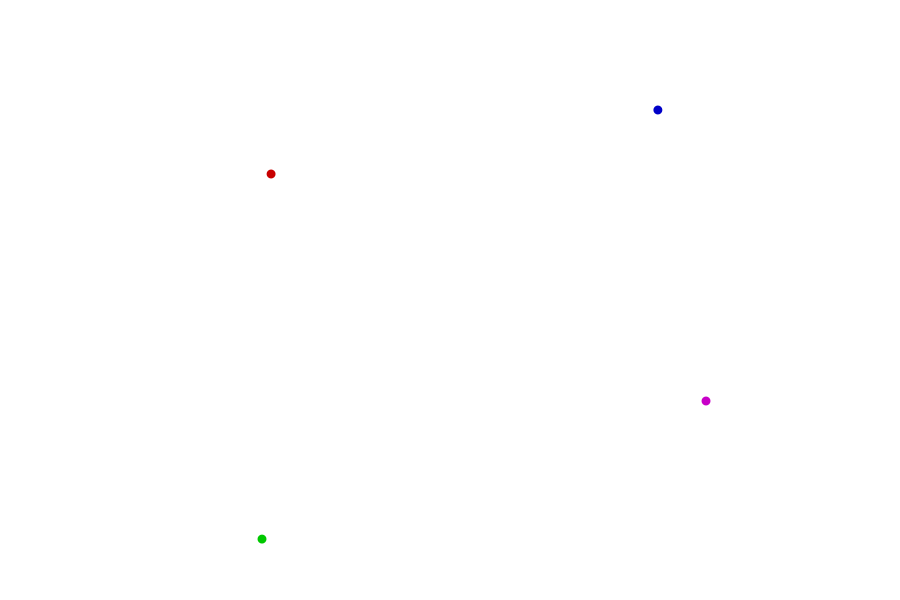
Frame 1 (no input)
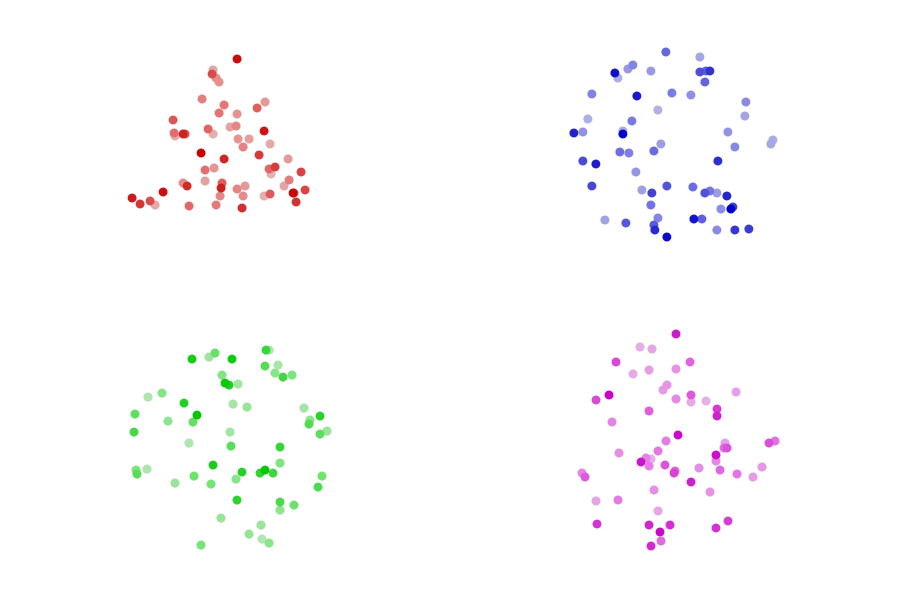
Frame 60 (the mouse pressed at the canvas centre just before this capture)
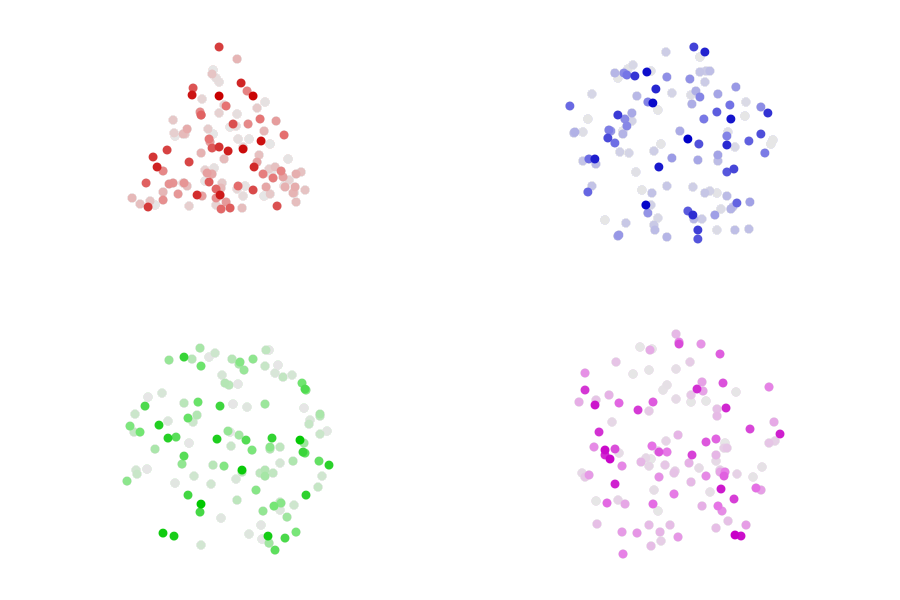
Frame 120 (the mouse held since frame 60 and released just before this capture)

The Processing sketch that drew these frames (run headless with seeded random() and noise(); from frame 60 on, the mouse is pressed at the canvas centre):

// Processing sketch: shape_random_poligono
// ── shape_random_poligono.pde
// Con la idea de elegir puntos al azar dentro de formas mas complejas, se eligen puntos al azar dentro de poligonos regulares

Polygon triangle, pentagon, hexagon, heptagon, cross;

void setup() {
  size(900, 600);
  noStroke();
  background(255);
  
  triangle = new RegularPolygon(3, 120);
  pentagon = new RegularPolygon(5, 120);
  hexagon = new RegularPolygon(6, 120);
  heptagon = new RegularPolygon(7, 120);
}

void draw() {
  fill(255, 5);
  rect(0, 0, width, height);
  int size = 9;
    
  PVector p = triangle.randomInsidePoint();
  fill(200, 0, 0);
  ellipse(width/4 + p.x, height/4 + p.y, size, size);
  
  p = pentagon.randomInsidePoint();
  fill(0, 0, 200);
  ellipse(width*3/4 + p.x, height/4 + p.y, size, size);
  
  p = hexagon.randomInsidePoint();
  fill(0, 200, 0);
  ellipse(width/4 + p.x, height*3/4 + p.y, size, size);
  
  p = heptagon.randomInsidePoint();
  fill(200, 0, 200);
  ellipse(width*3/4 + p.x, height*3/4 + p.y, size, size);
}

class Polygon {
  
  ArrayList<PVector> vertexPoints = new ArrayList<PVector>();
  ArrayList<PVector> insidePoints = new ArrayList<PVector>();
  float minX, maxX, minY, maxY;
  PGraphics img;
  int border = 10;
    
  void startPoint(float x, float y) {
    minX = x;
    maxX = x;
    minY = y;
    maxY = y;
    addPoint(x, y);
  }
  
  void addPoint(float x, float y) {
    minX = min(x, minX);
    minY = min(y, minY);
    maxX = max(x, maxX);
    maxY = max(y, maxY);
    PVector p = new PVector(x, y);
    vertexPoints.add(p);
  }
  
  void finalPoint(float x, float y) {
    addPoint(x, y);
    createPolygonImage();
    searchInsidePoints();
  }
  
  void createPolygonImage() {
    int imgWidth = round(maxX - minX + border);
    int imgHeight = round(maxY - minY + border);
    img = createGraphics(imgWidth, imgHeight);
    img.beginDraw();
    img.background(255);
    img.noStroke();
    img.fill(0);
    img.beginShape();
    for (int i=0; i<vertexPoints.size(); i++) {
      PVector p = vertexPoints.get(i);
      float x = p.x - minX + border/2;
      float y = p.y - minY + border/2;
      img.vertex(x, y);
    }
    img.endShape(CLOSE);
    img.endDraw();
  }
  
  void searchInsidePoints() {
    img.loadPixels();
    for (int i=0; i<img.pixels.length; i++) {
      color c = img.pixels[i];
      if (brightness(c) < 100) {
        float x = i % img.width;
        float y = i / img.width;
        PVector p = new PVector(x, y);
        insidePoints.add(p);
      }
    }
  }
  
  PVector randomInsidePoint() {
    int i = floor(random(insidePoints.size()));
    PVector p = insidePoints.get(i);
    p = new PVector(p.x + minX - border/2, p.y + minY - border/2);
    return p;
  }
}

class RegularPolygon extends Polygon {
  
  RegularPolygon(int vertices, int radius) {
    float startAngle = vertices % 2 == 0 ? 0 : -HALF_PI;
    for (int i=0; i<vertices; i++) {
      float x = cos(startAngle + TWO_PI*i/vertices) * radius;
      float y = sin(startAngle + TWO_PI*i/vertices) * radius;
      if (i==0) {
        startPoint(x, y);
      } else if (i == vertices-1) {
        finalPoint(x, y);
      } else {
        addPoint(x, y);
      }
    }
  }
}
